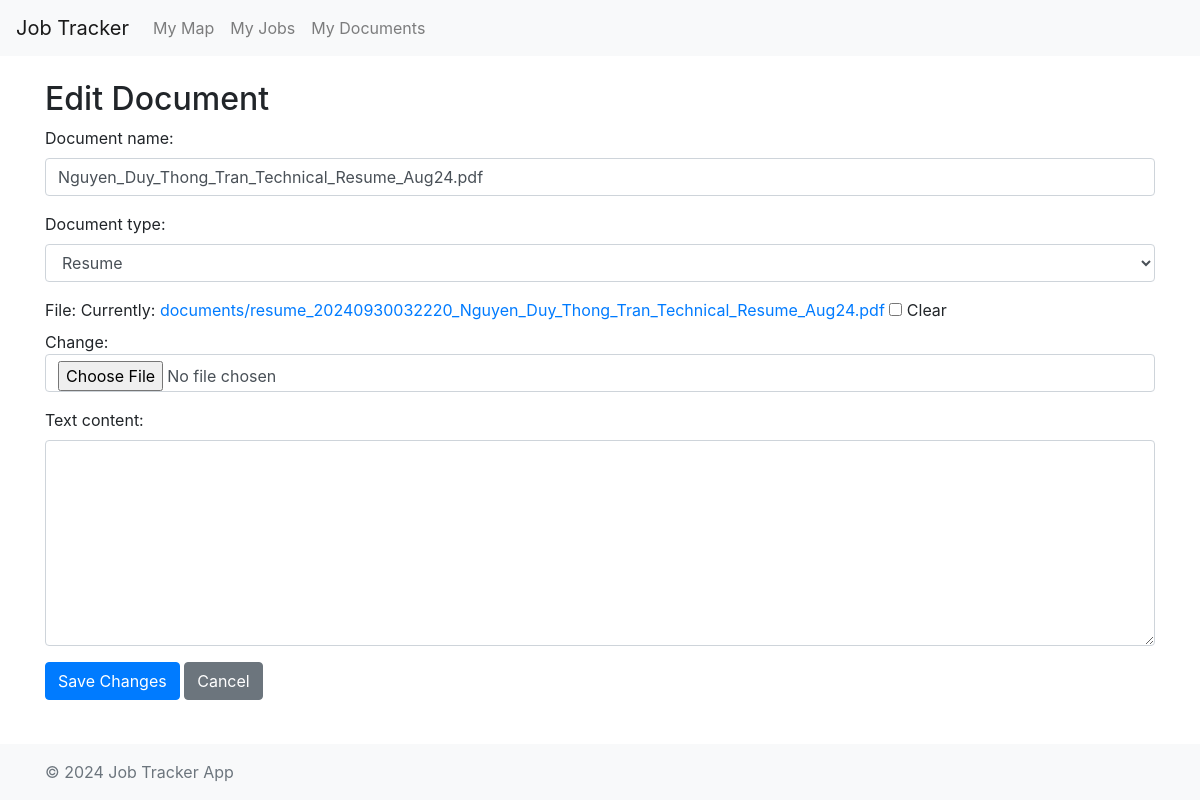
Screenshot of /documents/15/edit/ with the database file from the repository.
### tracker/models.py (models this page shows, shortened)
class Document(models.Model):
    DOCUMENT_TYPE_CHOICES = [
        ('resume', 'Resume'),
        ('cover_letter', 'Cover Letter'),
        ('other', 'Other'),
    ]
    document_type = models.CharField(max_length=20, choices=DOCUMENT_TYPE_CHOICES)
    document_name = models.CharField(max_length=255, blank=True, null=True)
    file = models.FileField(upload_to='documents/', blank=True, null=True)
    text_content = models.TextField(blank=True, null=True)
    date_uploaded = models.DateTimeField(default=timezone.now)

### tracker/views.py (the view)
# urls.py: path('documents/<int:document_id>/edit/', views.edit_document, name='edit_document'),
def edit_document(request, document_id):
    document = get_object_or_404(Document, id=document_id)
    if request.method == 'POST':
        form = DocumentForm(request.POST, request.FILES, instance=document)
        if form.is_valid():
            form.save()
            messages.success(request, 'Document updated successfully!')
            return redirect('view_all_documents')
    else:
        form = DocumentForm(instance=document)
    return render(request, 'tracker/edit_document.html', {'form': form, 'document': document})

### tracker/forms.py
class DocumentForm(forms.ModelForm):
    class Meta:
        model = Document
        fields = ['document_name', 'document_type', 'file', 'text_content']
        widgets = {
            'document_name': forms.TextInput(attrs={'class': 'form-control', 'autocomplete': 'off'}),
            'document_type': forms.Select(attrs={'class': 'form-control'}),
            'file': forms.ClearableFileInput(attrs={'class': 'form-control'}),
            'text_content': forms.Textarea(attrs={'class': 'form-control', 'rows': 8}),
        }

### tracker/templates/tracker/edit_document.html (shortened to what this page needs)
{% extends 'tracker/base.html' %}
{% block content %}
<h2>Edit Document</h2>
<form method="post" enctype="multipart/form-data" id="uploadForm">
    {{ form.as_p }}
    <button type="submit" class="btn btn-primary">Save Changes</button>
    <a href="{% url 'view_document' document.id %}" class="btn btn-secondary">Cancel</a>
</form>
{% endblock %}

### tracker/static/tracker/css/styles.css (style rules this page uses)
html, body { height: 100%; margin: 0; }

### rows the page displays
Document: document_name "Nguyen_Duy_Thong_Tran_Technical_Resume_Aug24.pdf", document_type "Resume"
